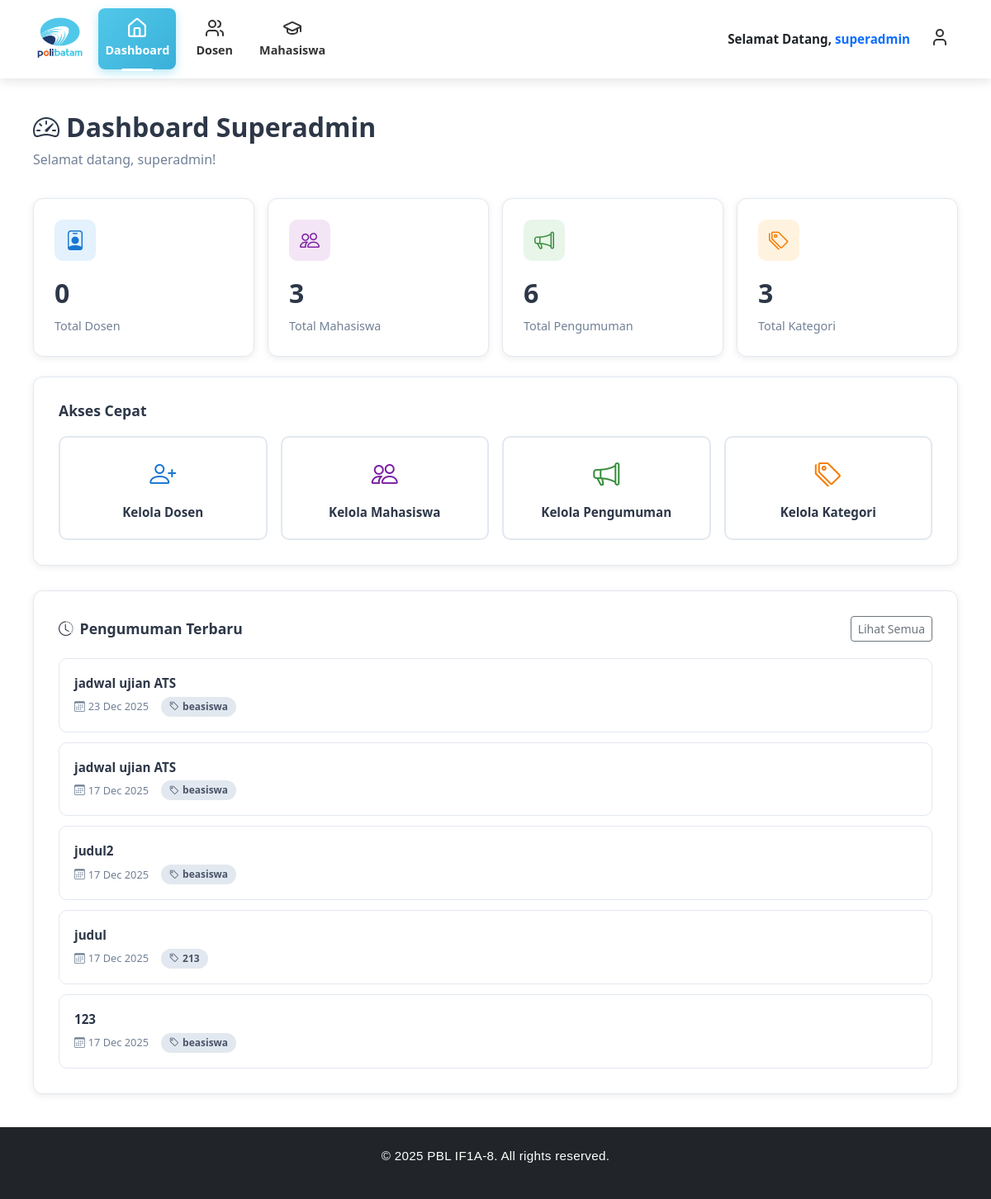
Before: /views/superadmin/dashboard.php (signed in) with the older database file.
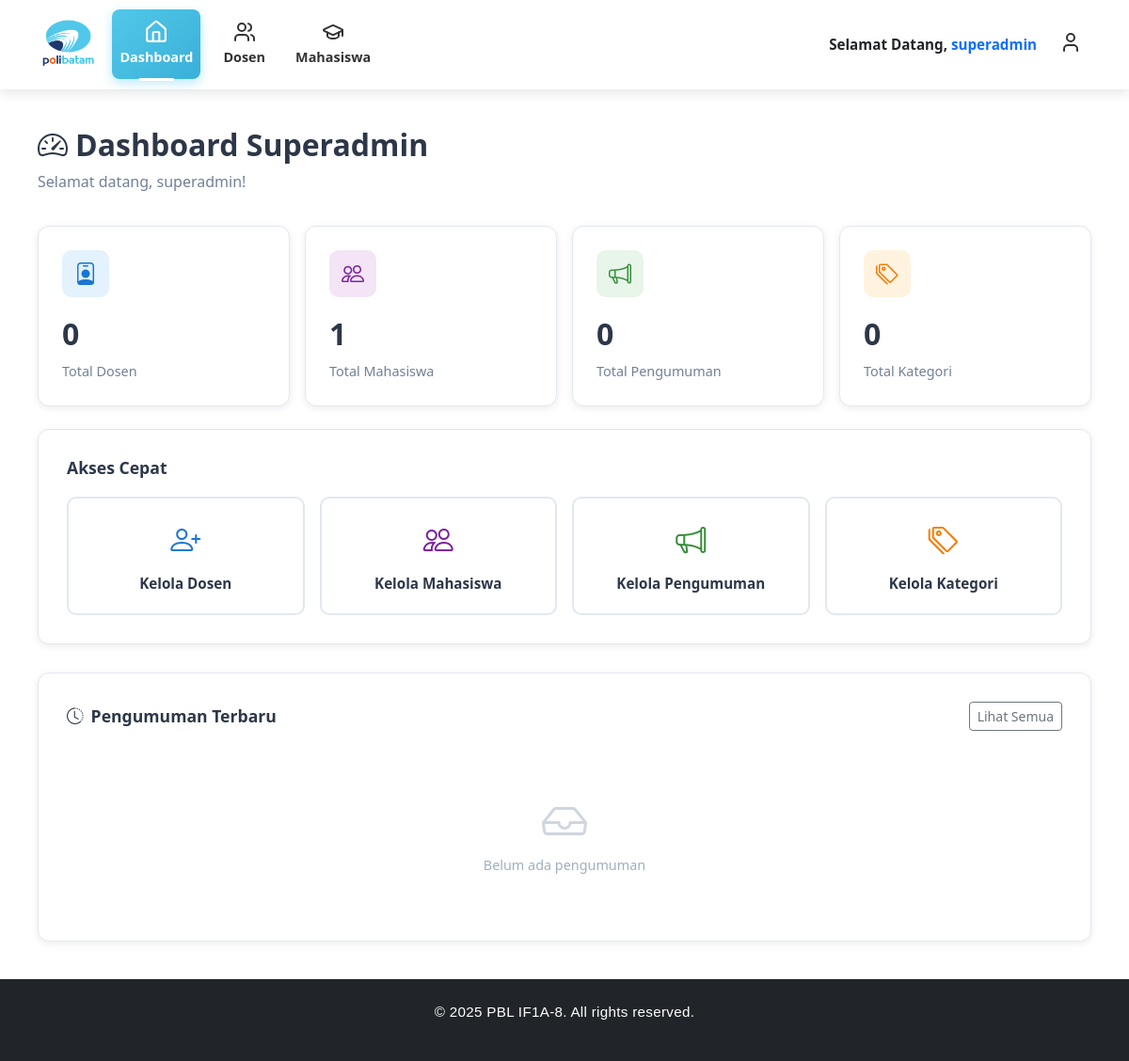
After: the same page with the newer database file.
### tables this page shows
CREATE TABLE `pengumuman` (
  `pengumuman_id` int NOT NULL,
  `judul` varchar(255) NOT NULL,
  `isi` text NOT NULL,
  `target_type` enum('all','jurusan','prodi','kelas') NOT NULL DEFAULT 'all',
  `target_jurusan_id` int DEFAULT NULL,
  `target_prodi_id` int DEFAULT NULL,
  `target_kelas` varchar(50) DEFAULT NULL,
  `kategori_id` int DEFAULT NULL,
  `created_at` timestamp NULL DEFAULT CURRENT_TIMESTAMP
);

CREATE TABLE `kategori` (
  `kategori_id` int NOT NULL,
  `nama_kategori` varchar(100) NOT NULL,
  `deskripsi` varchar(100) NOT NULL
);

### app/controllers/superadmin/dashboard_controller.php (called while the page is built, shortened)
<?php
class DashboardController
{
    private $db;
    public function __construct()
    {
        include __DIR__ . '/../../../config/config.php';
        $this->db = $config;
    }
    public function getStatistics()
    {
        $stats = [];
        $query = "SELECT COUNT(*) as total FROM admin
                  WHERE role_id = 2
                  AND username NOT IN ('admin', 'superadmin')";
        $result = $this->db->query($query);
        $stats['total_dosen'] = $result->fetch_assoc()['total'];
        $query = "SELECT COUNT(*) as total FROM mahasiswa";
        $result = $this->db->query($query);
        $stats['total_mahasiswa'] = $result->fetch_assoc()['total'];
        $query = "SELECT COUNT(*) as total FROM pengumuman";
        $result = $this->db->query($query);
        $stats['total_pengumuman'] = $result->fetch_assoc()['total'];
        $query = "SELECT COUNT(*) as total FROM kategori";
        $result = $this->db->query($query);
        $stats['total_kategori'] = $result->fetch_assoc()['total'];
        return $stats;
    }
    public function getRecentAnnouncements($limit = 5)
    {
        $query = "SELECT
                    p.judul,
                    p.created_at,
                    k.nama_kategori
                  FROM pengumuman p
                  LEFT JOIN kategori k ON p.kategori_id = k.kategori_id
                  ORDER BY p.created_at DESC
                  LIMIT ?";
        $stmt = $this->db->prepare($query);
        $stmt->bind_param('i', $limit);
        $stmt->execute();
        $result = $stmt->get_result();
        $data = [];
        while ($row = $result->fetch_assoc()) {
            $data[] = $row;
        }
        return $data;
    }
}

### views/superadmin/dashboard.php (the view, shortened to what the changed rows need)
<?php
require_once __DIR__ . '/../../app/controllers/superadmin/dashboard_controller.php';
$dashboardController = new DashboardController();
$stats = $dashboardController->getStatistics();
$recentAnnouncements = $dashboardController->getRecentAnnouncements(5);
?>
<!DOCTYPE html>
<html lang="id">
<head>
    <link href="https://cdn.jsdelivr.net/npm/bootstrap@5.3.2/dist/css/bootstrap.min.css" rel="stylesheet">
    <link href="https://cdn.jsdelivr.net/npm/bootstrap-icons@1.11.3/font/bootstrap-icons.css" rel="stylesheet">
</head>
<body>
    <?php include('header.php'); ?>
    <div class="main-content">
        <div class="dashboard-header">
            <h2><i class="bi bi-speedometer2 me-2"></i>Dashboard Superadmin</h2>
        </div>
        <div class="row g-3 mb-4">
            <div class="col-lg-3 col-md-6">
                <div class="stat-card">
                    <div class="stat-icon icon-mahasiswa">
                        <i class="bi bi-people"></i>
                    </div>
                    <div class="stat-number"><?= number_format($stats['total_mahasiswa']) ?></div>
                    <div class="stat-label">Total Mahasiswa</div>
                </div>
            </div>
            <div class="col-lg-3 col-md-6">
                <div class="stat-card">
                    <div class="stat-icon icon-pengumuman">
                        <i class="bi bi-megaphone"></i>
                    </div>
                    <div class="stat-number"><?= number_format($stats['total_pengumuman']) ?></div>
                    <div class="stat-label">Total Pengumuman</div>
                </div>
            </div>
            <div class="col-lg-3 col-md-6">
                <div class="stat-card">
                    <div class="stat-icon icon-kategori">
                        <i class="bi bi-tags"></i>
                    </div>
                    <div class="stat-number"><?= number_format($stats['total_kategori']) ?></div>
                    <div class="stat-label">Total Kategori</div>
                </div>
            </div>
        </div>
        <div class="announcement-card">
            <?php if (empty($recentAnnouncements)): ?>
                <div class="empty-state">
                    <i class="bi bi-inbox"></i>
                    <p>Belum ada pengumuman</p>
                </div>
            <?php else: ?>
                <?php foreach ($recentAnnouncements as $announcement): ?>
                    <div class="announcement-item">
                        <div class="announcement-title">
                            <?= htmlspecialchars($announcement['judul']) ?>
                        </div>
                        <div class="announcement-meta">
                            <span><i class="bi bi-calendar3 me-1"></i><?= date('d M Y', strtotime($announcement['created_at'])) ?></span>
                            <span class="announcement-badge">
                                <i class="bi bi-tag me-1"></i><?= htmlspecialchars($announcement['nama_kategori'] ?? 'Umum') ?>
                            </span>
                        </div>
                    </div>
                <?php endforeach; ?>
            <?php endif; ?>
        </div>
    </div>
</body>
</html>

Changed rows visible on the page:
removed pengumuman: judul "jadwal ujian ATS", created_at "23 Dec 2025", kategori.nama_kategori "beasiswa"
removed pengumuman: judul "jadwal ujian ATS", created_at "17 Dec 2025", kategori.nama_kategori "beasiswa"
removed pengumuman: judul "judul2", created_at "17 Dec 2025", kategori.nama_kategori "beasiswa"
removed pengumuman: judul "judul", created_at "17 Dec 2025", kategori.nama_kategori "213"
removed pengumuman: judul "123", created_at "17 Dec 2025", kategori.nama_kategori "beasiswa"
Other visible differences:
$stats['total_mahasiswa']: "3" → "1"
$stats['total_pengumuman']: "6" → "0"
$stats['total_kategori']: "3" → "0"
text now shown: "Belum ada pengumuman"
